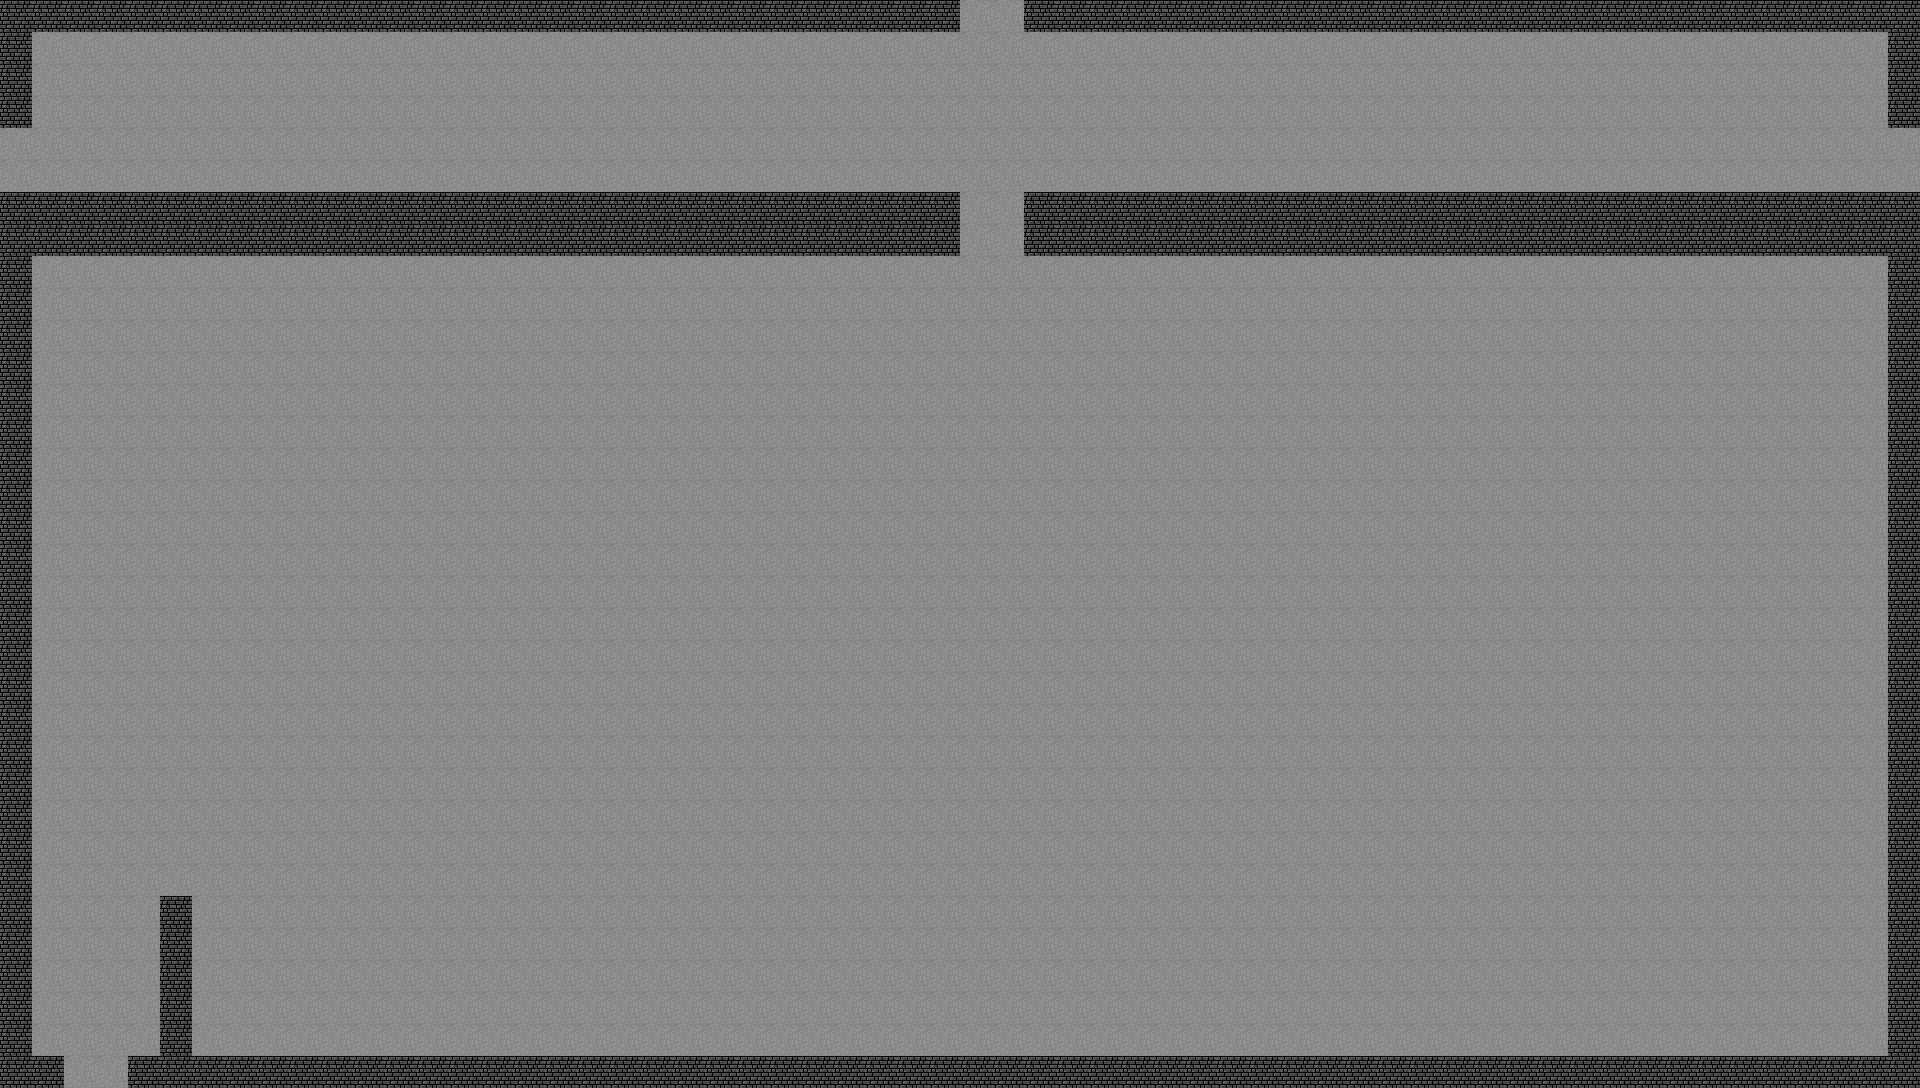

This is a level from a 2D game, rendered from its Tiled map with the project's own tilesets. A one-line summary and the map file follow, with tile-layer data summarised:
An orthogonal 60x34 tile map with 32x32 px tiles, 2 tile layers (Base, Decorations), 7 tilesets and 33 objects (33x Enemy).

<map version="1.0" orientation="orthogonal" width="60" height="34" tilewidth="32" tileheight="32">
 <tileset firstgid="1" source="../../tilesets/Dungeon 1.tsx" />
 <tileset firstgid="91" source="../../tilesets/Dungeon 2.tsx" />
 <tileset firstgid="235" source="../../tilesets/Dungeon 3.tsx" />
 <tileset firstgid="352" source="../../tilesets/Dungeon 4.tsx" />
 <tileset firstgid="523" source="../../tilesets/Overworld 1.tsx" />
 <tileset firstgid="651" source="../../tilesets/Overworld 2.tsx" />
 <tileset firstgid="787" source="../../tilesets/Overworld 3.tsx" />
 <layer name="Base" width="60" height="34">
  <data>[2040 cells, 2039 non-empty, 1 distinct tile ids]</data>
 </layer>
 <layer name="Decorations" width="60" height="34">
  <data>[2040 cells, 293 non-empty, 1 distinct tile ids]</data>
 </layer>
 <objectgroup name="Objects" width="60" height="34">
  <object name="Goon" type="Enemy" x="607" y="564" width="32" height="32" />
  <object name="Goon" type="Enemy" x="1091" y="744" width="32" height="32" />
  <object name="Goon" type="Enemy" x="1669" y="371" width="32" height="32" />
  <object name="Goon" type="Enemy" x="207" y="437" width="32" height="32" />
  <object name="Goon" type="Enemy" x="565" y="856" width="32" height="32" />
  <object name="Goon" type="Enemy" x="300" y="735" width="32" height="32" />
  <object name="Goon" type="Enemy" x="561" y="338" width="32" height="32" />
  <object name="Goon" type="Enemy" x="399" y="561" width="32" height="32" />
  <object name="Goon" type="Enemy" x="109" y="706" width="32" height="32" />
  <object name="Goon" type="Enemy" x="130" y="319" width="32" height="32" />
  <object name="Goon" type="Enemy" x="400" y="364" width="32" height="32" />
  <object name="Goon" type="Enemy" x="741" y="396" width="32" height="32" />
  <object name="Goon" type="Enemy" x="785" y="537" width="32" height="32" />
  <object name="Goon" type="Enemy" x="609" y="730" width="32" height="32" />
  <object name="Goon" type="Enemy" x="870" y="842" width="32" height="32" />
  <object name="Goon" type="Enemy" x="945" y="454" width="32" height="32" />
  <object name="Goon" type="Enemy" x="963" y="624" width="32" height="32" />
  <object name="Goon" type="Enemy" x="1172" y="364" width="32" height="32" />
  <object name="Goon" type="Enemy" x="1129" y="531" width="32" height="32" />
  <object name="Goon" type="Enemy" x="1258" y="646" width="32" height="32" />
  <object name="Goon" type="Enemy" x="1216" y="866" width="32" height="32" />
  <object name="Goon" type="Enemy" x="1381" y="726" width="32" height="32" />
  <object name="Goon" type="Enemy" x="1081" y="935" width="32" height="32" />
  <object name="Goon" type="Enemy" x="1449" y="874" width="32" height="32" />
  <object name="Goon" type="Enemy" x="1410" y="562" width="32" height="32" />
  <object name="Goon" type="Enemy" x="1294" y="440" width="32" height="32" />
  <object name="Goon" type="Enemy" x="1491" y="363" width="32" height="32" />
  <object name="Goon" type="Enemy" x="1595" y="515" width="32" height="32" />
  <object name="Goon" type="Enemy" x="1718" y="615" width="32" height="32" />
  <object name="Goon" type="Enemy" x="1580" y="665" width="32" height="32" />
  <object name="Goon" type="Enemy" x="1738" y="797" width="32" height="32" />
  <object name="Goon" type="Enemy" x="1606" y="869" width="32" height="32" />
  <object name="Goon" type="Enemy" x="1729" y="942" width="32" height="32" />
 </objectgroup>
</map>
